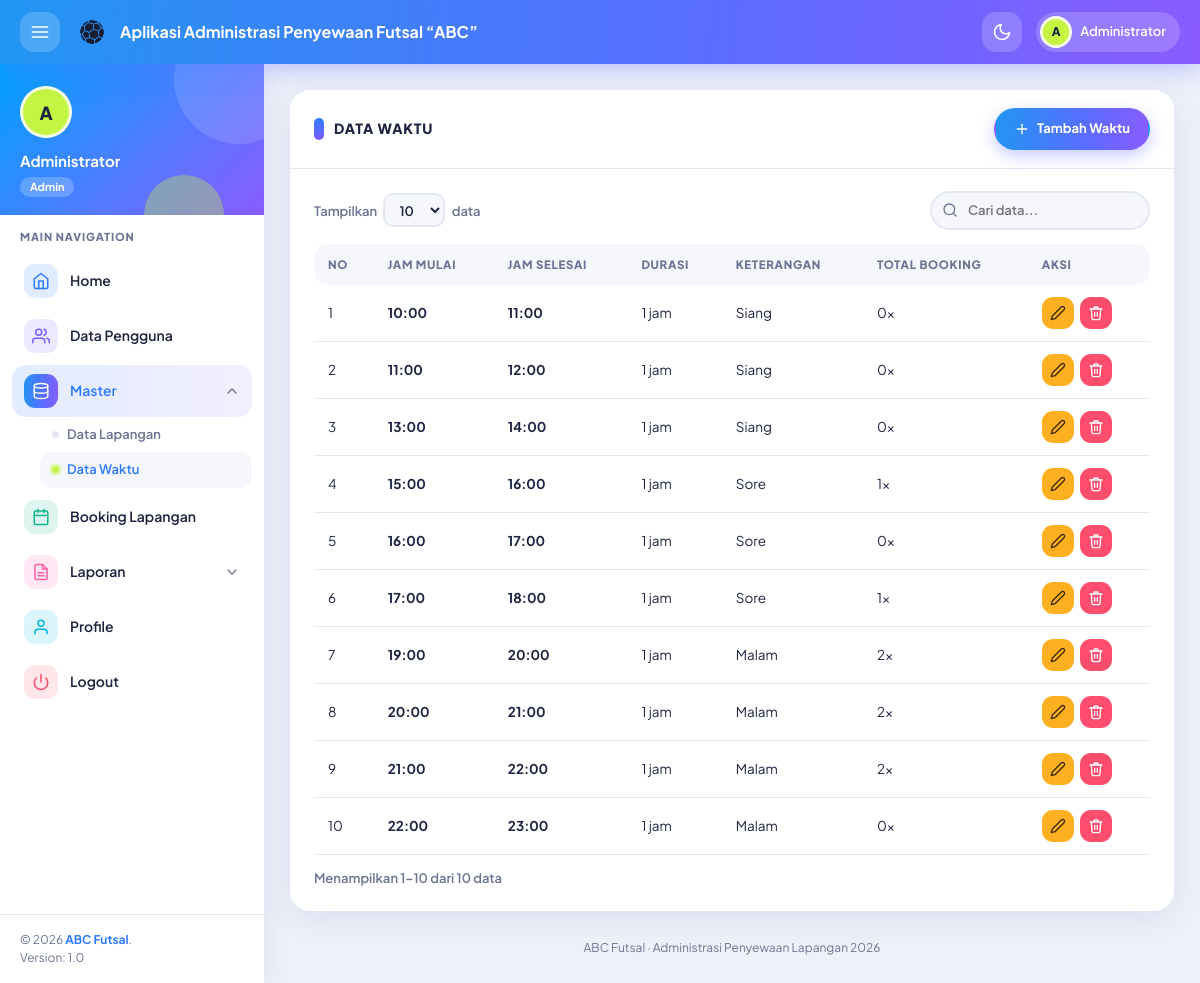
/index.php?page=waktu (signed in), run on the app's committed database.
### tables this page shows
CREATE TABLE `waktu` (
  `id_waktu` int(11) NOT NULL,
  `jam_mulai` time NOT NULL,
  `jam_selesai` time NOT NULL,
  `keterangan` varchar(50) DEFAULT NULL
);

### page/waktu/waktu.php (the view)
<?php
$rows = db_all("SELECT w.*, (SELECT COUNT(*) FROM booking b WHERE b.id_waktu = w.id_waktu) AS jml_booking FROM waktu w ORDER BY w.jam_mulai");
?>
<div class="row clearfix">
    <div class="card">
        <div class="header">
            <h2>DATA WAKTU</h2>
            <div class="header-actions">
                <a class="btn btn-primary" href="?page=waktu&aksi=tambah"><?= ikon('plus') ?> Tambah Waktu</a>
            </div>
        </div>
        <div class="body">
            <div class="table-wrap">
                <table class="table js-table">
                    <thead>
                        <tr>
                            <th>No</th>
                            <th>Jam Mulai</th>
                            <th>Jam Selesai</th>
                            <th>Durasi</th>
                            <th>Keterangan</th>
                            <th>Total Booking</th>
                            <th>Aksi</th>
                        </tr>
                    </thead>
                    <tbody>
                        <?php foreach ($rows as $i => $r): ?>
                            <tr>
                                <td class="no"><?= $i + 1 ?></td>
                                <td><b><?= e(jam($r['jam_mulai'])) ?></b></td>
                                <td><b><?= e(jam($r['jam_selesai'])) ?></b></td>
                                <td><?= rtrim(rtrim(number_format(durasi_jam($r['jam_mulai'], $r['jam_selesai']), 2, ',', ''), '0'), ',') ?> jam</td>
                                <td><?= e($r['keterangan'] ?: '-') ?></td>
                                <td><?= (int)$r['jml_booking'] ?>x</td>
                                <td>
                                    <div class="aksi">
                                        <a class="btn btn-warn btn-icon" title="Ubah" href="?page=waktu&aksi=ubah&id=<?= (int)$r['id_waktu'] ?>"><?= ikon('edit') ?></a>
                                        <a class="btn btn-danger btn-icon" title="Hapus" href="<?= url_aksi('waktu', 'hapus', $r['id_waktu']) ?>" data-confirm="Hapus slot <?= e(jam($r['jam_mulai'])) ?>–<?= e(jam($r['jam_selesai'])) ?>?"><?= ikon('trash') ?></a>
                                    </div>
                                </td>
                            </tr>
                        <?php endforeach; ?>
                    </tbody>
                </table>
            </div>
        </div>
    </div>
</div>

### fungsi.php (shortened to what this page needs)
<?php
function e($s)
{
    return htmlspecialchars((string)$s, ENT_QUOTES, 'UTF-8');
}
function jam($t)
{
    return substr((string)$t, 0, 5);
}
function inisial($nama)
{
    $p = preg_split('/\s+/', trim((string)$nama));
    $i = strtoupper(mb_substr($p[0] ?? '?', 0, 1));
    return $i;
}
function ikon($nama, $kelas = '')
{
    return '<svg class="ic ' . e($kelas) . '" aria-hidden="true"><use href="#i-' . e($nama) . '"/></svg>';
}
function csrf_token()
{
    return $_SESSION['csrf'];
}
function url_aksi($page, $aksi, $id)
{
    return '?page=' . urlencode($page) . '&aksi=' . urlencode($aksi) . '&id=' . (int)$id . '&t=' . csrf_token();
}
function db_all($sql, $params = [])
{
    global $koneksi;
    $st = mysqli_prepare($koneksi, $sql);
    mysqli_stmt_execute($st);
    $r = mysqli_stmt_get_result($st);
    $rows = $r ? mysqli_fetch_all($r, MYSQLI_ASSOC) : [];
    return $rows;
}
function durasi_jam($mulai, $selesai)
{
    return (strtotime($selesai) - strtotime($mulai)) / 3600;
}

### css/style.css (style rules this page uses)
:root { --bg: #eef1f9; --card: #ffffff; --text: #1d2340; --muted: #6b7394; --line: #e4e8f4; --side: #ffffff; --primary: #2f7bff; --primary-2: #7c5cff; --lime: #c4f542; --pink: #ff5fa8; --ok: #12b886; --warn: #ffb020; --danger: #ff4d6d; --soft: #f5f7fd; --shadow: 0 8px 30px rgba(47, 80, 160, 0.1); --radius: 20px; --nav-h: 64px; --side-w: 264px; --grad: linear-gradient(95deg, #2196f3 0%, #5b6cff 60%, #8a5cff 100%); }
* { box-sizing: border-box; }
html { scroll-behavior: smooth; }
body { margin: 0; font-family: "Plus Jakarta Sans", "Segoe UI", system-ui, -apple-system, Roboto, sans-serif; font-size: 14px; line-height: 1.5; color: var(--text); background: var(--bg); -webkit-font-smoothing: antialiased; }
a { color: var(--primary); text-decoration: none; }
h1, h2, h3, h4 { margin: 0; line-height: 1.25; }
.ic { width: 20px; height: 20px; fill: none; stroke: currentColor; stroke-width: 2; stroke-linecap: round; stroke-linejoin: round; flex: none; }
.menu .tile .ic { width: 18px; height: 18px; }
.menu .caret { margin-left: auto; width: 16px; height: 16px; transition: transform 0.25s; color: var(--muted); }
.menu li.open > a .caret { transform: rotate(180deg); }
.card { background: var(--card); border-radius: var(--radius); box-shadow: var(--shadow); margin-bottom: 22px; overflow: hidden; }
.card > .header { display: flex; align-items: center; justify-content: space-between; gap: 12px; flex-wrap: wrap; padding: 18px 24px; border-bottom: 1px solid var(--line); }
.card > .header h2 { font-size: 14px; font-weight: 800; letter-spacing: 0.06em; text-transform: uppercase; color: var(--text); display: flex; align-items: center; gap: 10px; }
.card > .header h2::before { content: ""; width: 10px; height: 22px; border-radius: 6px; background: linear-gradient(var(--primary), var(--primary-2)); }
.card > .body { padding: 22px 24px; }
.header-actions { display: flex; gap: 8px; flex-wrap: wrap; }
.btn { display: inline-flex; align-items: center; justify-content: center; gap: 7px; padding: 9px 18px; border-radius: 99px; border: 2px solid transparent; cursor: pointer; font: inherit; font-weight: 700; font-size: 13px; color: #fff; background: var(--primary); transition: transform 0.15s, box-shadow 0.2s, filter 0.2s; }
.btn .ic { width: 16px; height: 16px; }
.btn-primary { background: var(--grad); box-shadow: 0 6px 16px rgba(91, 108, 255, 0.35); color: #fff; }
.btn-warn { background: var(--warn); color: #3b2a00; }
.btn-danger { background: var(--danger); }
.btn-icon { padding: 7px; width: 32px; height: 32px; border-radius: 11px; }
.aksi { display: flex; gap: 6px; flex-wrap: wrap; }
.table-wrap { overflow-x: auto; }
table.table { width: 100%; border-collapse: separate; border-spacing: 0; font-size: 13.5px; }
.table th { text-align: left; padding: 12px 14px; font-size: 11.5px; font-weight: 800; letter-spacing: 0.06em; text-transform: uppercase; color: var(--muted); background: var(--soft); white-space: nowrap; }
.table th:first-child { border-radius: 14px 0 0 14px; }
.table th:last-child { border-radius: 0 14px 14px 0; }
.table td { padding: 12px 14px; border-bottom: 1px solid var(--line); vertical-align: middle; }
.table tbody tr { transition: background 0.15s; }
.table .aksi { flex-wrap: nowrap; }
.table td:nth-child(2) b { white-space: nowrap; }

### data on the page
waktu: jam_mulai "10:00", jam_selesai "11:00", jam_mulai+jam_selesai "1", keterangan "Siang", jml_booking "0"
waktu: jam_mulai "11:00", jam_selesai "12:00", jam_mulai+jam_selesai "1", keterangan "Siang", jml_booking "0"
waktu: jam_mulai "13:00", jam_selesai "14:00", jam_mulai+jam_selesai "1", keterangan "Siang", jml_booking "0"
waktu: jam_mulai "15:00", jam_selesai "16:00", jam_mulai+jam_selesai "1", keterangan "Sore", jml_booking "1"
waktu: jam_mulai "16:00", jam_selesai "17:00", jam_mulai+jam_selesai "1", keterangan "Sore", jml_booking "0"
waktu: jam_mulai "17:00", jam_selesai "18:00", jam_mulai+jam_selesai "1", keterangan "Sore", jml_booking "1"
waktu: jam_mulai "19:00", jam_selesai "20:00", jam_mulai+jam_selesai "1", keterangan "Malam", jml_booking "2"
waktu: jam_mulai "20:00", jam_selesai "21:00", jam_mulai+jam_selesai "1", keterangan "Malam", jml_booking "2"
waktu: jam_mulai "21:00", jam_selesai "22:00", jam_mulai+jam_selesai "1", keterangan "Malam", jml_booking "2"
waktu: jam_mulai "22:00", jam_selesai "23:00", jam_mulai+jam_selesai "1", keterangan "Malam", jml_booking "0"

### other printed values
inisial($user['nama']) "A"
$user['nama'] "Administrator"
$user['level'] "Admin"
